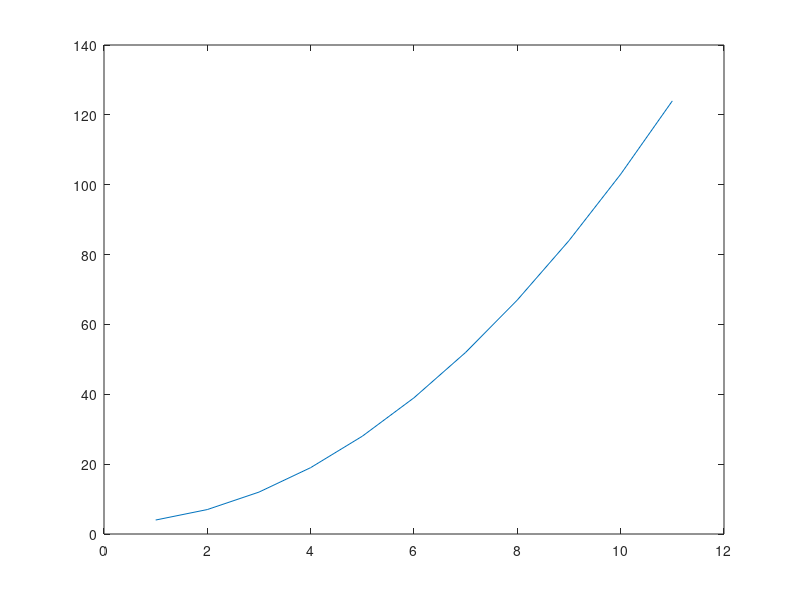

The MATLAB script that drew this image:
%% // Start;
clc;clear;close all;
tic;

%% // Read;
2*3+5

%%
cos(60*pi/180)

%%
x = [1 2 3 ; 4 5 6 ; 7 8 9]
y = [1 ; 0 ; -4]
w = x * y

%%
A = [3 5 -1 ; 0 4 2 ; -2 1 5]
b = [2; 1; -4]
x = A\b
x = inv(A)*b

%%
D = [1 2 3 4 ; 2 4 6 8 ; 3 6 9 12 ; -5 -3 -1 0]
E = D(2:4, 1:3)

%%
x = [1 2 3 4 5 6 7 8 9 10 11]
y = x.^2 + 3
plot(x,y)


%% // End;
toc;